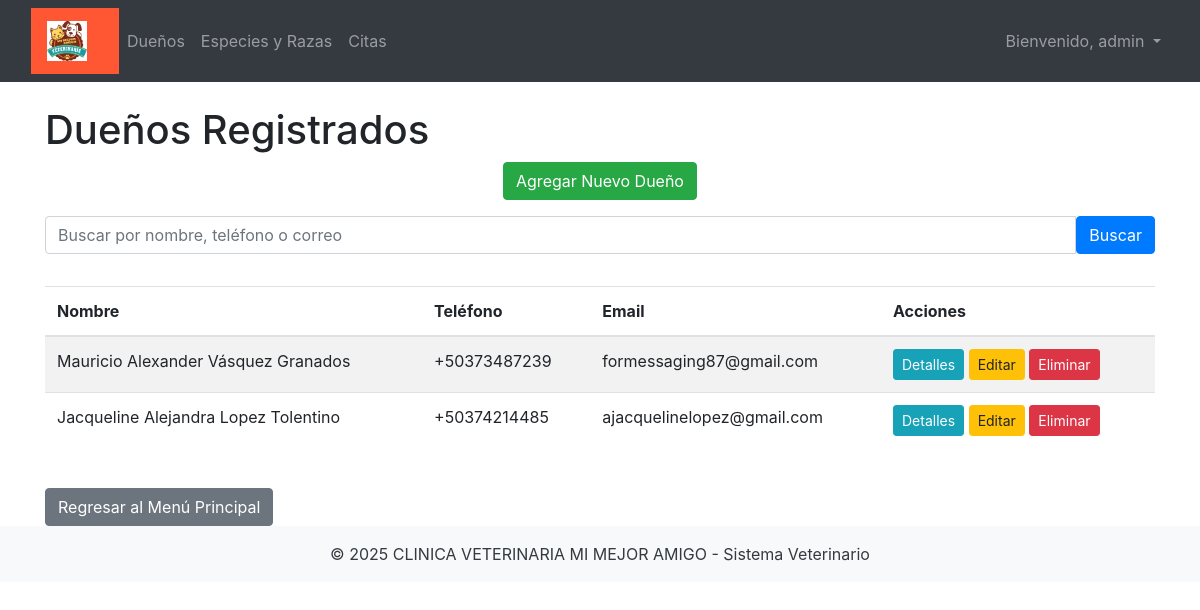
The page /owners (signed in) on the database its author committed.
### app/models/config.py (models this page shows)
class ClinicConfig(db.Model):
    __tablename__ = 'clinic_config'
    id = db.Column(db.Integer, primary_key=True)
    clinic_name = db.Column(db.String(100), nullable=False)
    logo_url = db.Column(db.String(255), nullable=True)
    primary_color = db.Column(db.String(7), nullable=True)
    secondary_color = db.Column(db.String(7), nullable=True)
    welcome_message = db.Column(db.String(255), nullable=True)

### app/models/user.py (models this page shows, shortened)
class User(UserMixin, db.Model):
    id = db.Column(db.Integer, primary_key=True)
    username = db.Column(db.String(64), unique=True, nullable=False)
    email = db.Column(db.String(120), unique=True, nullable=False)
    password_hash = db.Column(db.String(128), nullable=False)
    role = db.Column(db.String(20), nullable=False, default='asistente')  # Por defecto, rol "asistente"

### app/models/owner.py (models this page shows, shortened)
class Owner(db.Model):
    id = db.Column(db.Integer, primary_key=True)
    name = db.Column(db.String(100), nullable=False)
    phone = db.Column(db.String(20), nullable=False)
    email = db.Column(db.String(100), nullable=True)
    pets = db.relationship('Pet', backref='owner', lazy=True)

### app/routes.py (the view)
@main.route('/owners', methods=['GET', 'POST'])
@login_required
def list_owners():
    search_query = request.form.get('search', '').strip() if request.method == 'POST' else ''
    owners = Owner.search(search_query) if search_query else Owner.query.all()
    return render_template('list_owners.html', owners=owners, title="Lista de Dueños")

### app/__init__.py (called while the page is built)
@login_manager.user_loader
def load_user(user_id):
    from app.models.user import User
    return User.query.get(int(user_id))

def create_app():
    app = Flask(__name__)
    app.config.from_object('config.Config')
    db.init_app(app)
    login_manager.init_app(app)
    mail.init_app(app)
    migrate.init_app(app, db)
    from app.models.config import ClinicConfig
    from app.routes import main
    app.register_blueprint(main)
    from app.auth.routes import auth
    app.register_blueprint(auth, url_prefix='/auth')
    @app.context_processor
    def inject_clinic_config():
        config = ClinicConfig.query.first()
        return dict(config=config)
    return app

### app/templates/list_owners.html
{% extends "base.html" %}
{% block content %}
<h1>Dueños Registrados</h1>
<div class="text-center mb-3">
    <a href="{{ url_for('main.add_owner') }}" class="btn btn-success">
        Agregar Nuevo Dueño
    </a>
</div>
<form method="POST" class="mb-3">
    <div class="input-group">
        <input type="text" name="search" class="form-control" placeholder="Buscar por nombre, teléfono o correo">
        <button class="btn btn-primary" type="submit">Buscar</button>
    </div>
</form>
{% if owners %}
    <table class="table table-striped">
		<table class="table table-striped">
			<thead>
				<tr>
					<th>Nombre</th>
					<th>Teléfono</th>
					<th>Email</th>
					<th>Acciones</th>
				</tr>
			</thead>
			<tbody>
				{% for owner in owners %}
				<tr>
					<td>{{ owner.name }}</td>
					<td>{{ owner.phone }}</td>
					<td>{{ owner.email }}</td>
					<td>
						<a class="btn btn-info btn-sm" href="{{ url_for('main.owner_detail', id=owner.id) }}">Detalles</a>
						<a class="btn btn-warning btn-sm" href="{{ url_for('main.edit_owner', id=owner.id) }}">Editar</a>
						<a class="btn btn-danger btn-sm" href="{{ url_for('main.delete_owner', id=owner.id) }}">Eliminar</a>
					</td>
				</tr>
				{% endfor %}
			</tbody>
		</table>
	</table>
{% else %}
    <p class="text-danger">No se encontraron dueños que coincidan con la búsqueda.</p>
{% endif %}
	<a href="{{ url_for('main.index') }}" class="btn btn-secondary mt-4">Regresar al Menú Principal</a>
{% endblock %}

### app/templates/base.html (shortened to what this page needs)
<!DOCTYPE html>
<html lang="es">
<head>
  <link rel="stylesheet" href="{{ url_for('static', filename='css/bootstrap.min.css') }}">
  <link rel="stylesheet" href="{{ url_for('static', filename='css/intlTelInput.min.css') }}">
</head>
<body>
<nav class="navbar navbar-expand-lg navbar-dark bg-dark">
	<div class="container-fluid">
    <nav class="navbar" style="background-color: {{ config.primary_color }};">
		<a class="navbar-brand" href="/">
			<img src="{{ config.logo_url }}" alt="Logo" height="40">
		</a>
	</nav>
    <div class="collapse navbar-collapse justify-content-between" id="navbarNav">
      <ul class="navbar-nav">
        <li class="nav-item">
          <a class="nav-link" href="{{ url_for('main.list_owners') }}">Dueños</a>
        </li>
        <li class="nav-item">
          <a class="nav-link" href="{{ url_for('main.list_species') }}">Especies y Razas</a>
        </li>
        <li class="nav-item">
          <a class="nav-link" href="{{ url_for('main.appointments') }}">Citas</a>
        </li>
      </ul>
      <ul class="navbar-nav">
        {% if current_user.is_authenticated %}
        <li class="nav-item dropdown">
          <a class="nav-link dropdown-toggle" href="#" id="userDropdown" role="button" data-bs-toggle="dropdown"
            aria-expanded="false">
            Bienvenido, {{ current_user.username }}
          </a>
        </li>
        {% else %}
        <li class="nav-item">
          <a class="nav-link" href="{{ url_for('auth.login') }}">Iniciar Sesión</a>
        </li>
        {% endif %}
      </ul>
    </div>
  </div>
</nav>
  <div class="container mt-4 flex-grow-1">
    {% block content %}{% endblock %}
  </div>
  <footer class="bg-light text-center text-dark py-3">
    <p class="mb-0">© 2025 {{ config.clinic_name }} - Sistema Veterinario</p>
  </footer>
</body>
</html>

### rows shown on the page
ClinicConfig: logo_url (picture), clinic_name "CLINICA VETERINARIA MI MEJOR AMIGO"
User: username "admin"
Owner: name "Mauricio Alexander Vásquez Granados", phone "+50373487239", email "formessaging87@gmail.com"
Owner: name "Jacqueline Alejandra Lopez Tolentino", phone "+50374214485", email "ajacquelinelopez@gmail.com"
